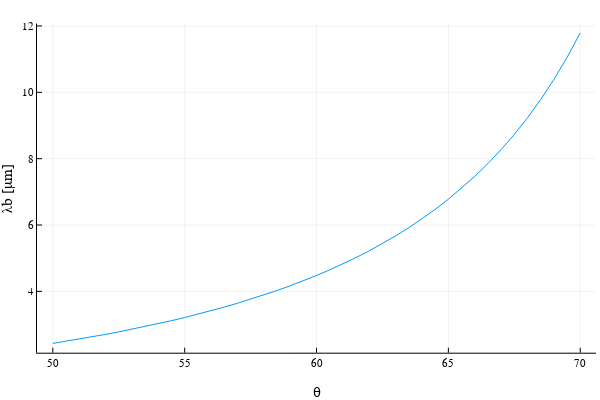

Here is the notebook cell this chart was saved with:
### Code cell
plot(θA ,λbn.(θAr,ϕr)./1000,label="",xlabel = "θ",ylabel="λb [μm]")

### Figure 1 — Plotly figure (JSON) as saved in the notebook; plotly's stock layout.template omitted (floating-point values rounded to 4 significant figures)
{"data": [{"colorbar": {"len": 0.9143, "title": {"text": ""}, "x": 0.9934, "y": 0.533}, "legendgroup": "", "line": {"color": "rgba(0, 154, 250, 1.000)", "dash": "solid", "shape": "linear", "width": 1}, "mode": "lines", "name": "", "showlegend": false, "type": "scatter", "x": [50, 50.5, 51, 51.5, 52, 52.5, 53, 53.5, 54, 54.5, 55, 55.5, 56, 56.5, 57, 57.5, 58, 58.5, 59, 59.5, 60, 60.5, 61, 61.5, 62, 62.5, 63, 63.5, 64, 64.5, 65, 65.5, 66, 66.5, 67, 67.5, 68, 68.5, 69, 69.5, 70], "xaxis": "x", "y": [2.432, 2.496, 2.562, 2.631, 2.703, 2.779, 2.858, 2.94, 3.026, 3.117, 3.211, 3.311, 3.415, 3.525, 3.64, 3.762, 3.89, 4.025, 4.168, 4.319, 4.479, 4.648, 4.828, 5.019, 5.223, 5.44, 5.672, 5.919, 6.185, 6.47, 6.777, 7.108, 7.465, 7.853, 8.273, 8.732, 9.232, 9.781, 10.39, 11.05, 11.79], "yaxis": "y"}], "layout": {"annotations": [], "height": 400, "legend": {"bgcolor": "rgba(255, 255, 255, 1.000)", "bordercolor": "rgba(0, 0, 0, 1)", "borderwidth": 1, "font": {"color": "rgba(0, 0, 0, 1)", "family": "sans-serif", "size": 11}, "title": {"font": {"color": "rgba(0, 0, 0, 1)", "family": "sans-serif", "size": 15}, "text": ""}, "tracegroupgap": 0, "traceorder": "normal", "x": 1, "xanchor": "auto", "y": 1, "yanchor": "auto"}, "margin": {"b": 20, "l": 0, "r": 0, "t": 20}, "paper_bgcolor": "rgba(255, 255, 255, 1.000)", "plot_bgcolor": "rgba(255, 255, 255, 1.000)", "showlegend": true, "width": 600, "xaxis": {"anchor": "y", "domain": [0.06165, 0.9934], "gridcolor": "rgba(0, 0, 0, 0.1)", "gridwidth": 0.5, "linecolor": "rgba(0, 0, 0, 1)", "mirror": false, "range": [49.4, 70.6], "showgrid": true, "showline": true, "showticklabels": true, "tickangle": 0, "tickcolor": "rgb(0, 0, 0)", "tickfont": {"color": "rgba(0, 0, 0, 1)", "family": "sans-serif", "size": 11}, "tickmode": "array", "ticks": "inside", "ticktext": ["50", "55", "60", "65", "70"], "tickvals": [50, 55, 60, 65, 70], "title": {"font": {"color": "rgba(0, 0, 0, 1)", "family": "sans-serif", "size": 15}, "text": "θ"}, "type": "linear", "visible": true, "zeroline": false, "zerolinecolor": "rgba(0, 0, 0, 1)"}, "yaxis": {"anchor": "x", "domain": [0.07581, 0.9902], "gridcolor": "rgba(0, 0, 0, 0.1)", "gridwidth": 0.5, "linecolor": "rgba(0, 0, 0, 1)", "mirror": false, "range": [2.151, 12.07], "showgrid": true, "showline": true, "showticklabels": true, "tickangle": 0, "tickcolor": "rgb(0, 0, 0)", "tickfont": {"color": "rgba(0, 0, 0, 1)", "family": "sans-serif", "size": 11}, "tickmode": "array", "ticks": "inside", "ticktext": ["4", "6", "8", "10", "12"], "tickvals": [4, 6, 8, 10, 12], "title": {"font": {"color": "rgba(0, 0, 0, 1)", "family": "sans-serif", "size": 15}, "text": "λb [μm]"}, "type": "linear", "visible": true, "zeroline": false, "zerolinecolor": "rgba(0, 0, 0, 1)"}}}
